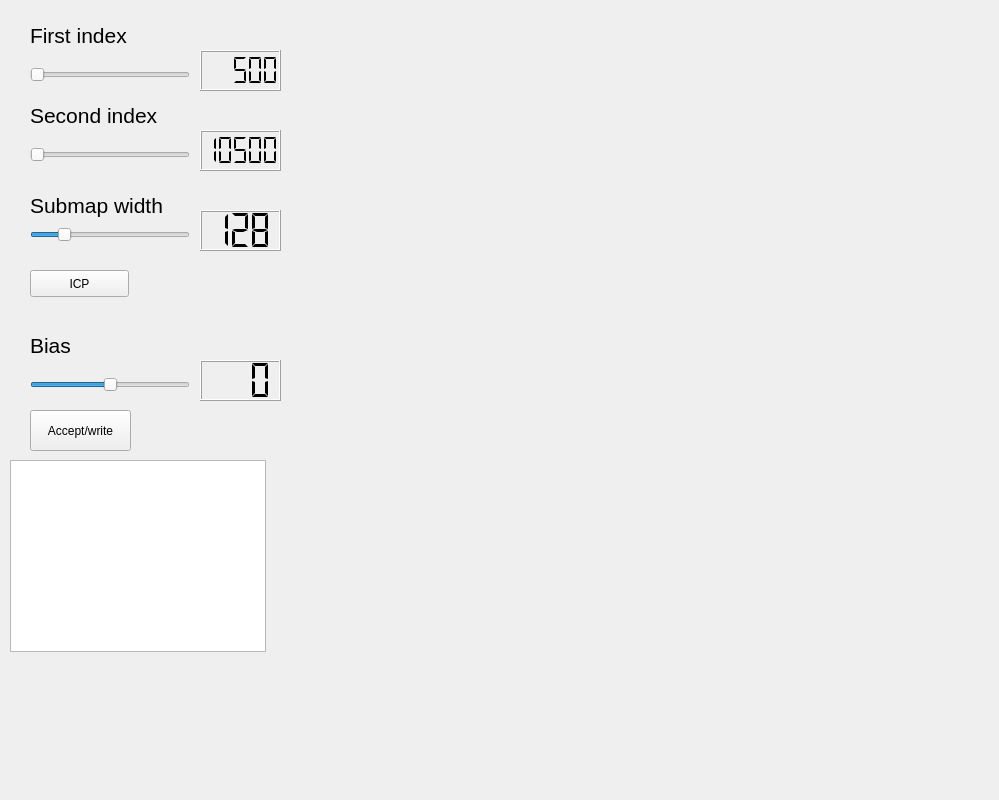
<?xml version="1.0" encoding="UTF-8"?>
<ui version="4.0">
 <class>PCLViewer</class>
 <widget class="QMainWindow" name="PCLViewer">
  <property name="geometry">
   <rect>
    <x>0</x>
    <y>0</y>
    <width>999</width>
    <height>800</height>
   </rect>
  </property>
  <property name="minimumSize">
   <size>
    <width>0</width>
    <height>0</height>
   </size>
  </property>
  <property name="maximumSize">
   <size>
    <width>7000</width>
    <height>7000</height>
   </size>
  </property>
  <property name="windowTitle">
   <string>PCLViewer</string>
  </property>
  <widget class="QWidget" name="centralwidget">
   <widget class="QVTKWidget" name="qvtkWidget" native="true">
    <property name="geometry">
     <rect>
      <x>300</x>
      <y>10</y>
      <width>640</width>
      <height>481</height>
     </rect>
    </property>
   </widget>
   <widget class="QSlider" name="horizontalSlider_R">
    <property name="geometry">
     <rect>
      <x>30</x>
      <y>60</y>
      <width>160</width>
      <height>29</height>
     </rect>
    </property>
    <property name="maximum">
     <number>100000</number>
    </property>
    <property name="value">
     <number>1</number>
    </property>
    <property name="orientation">
     <enum>Qt::Horizontal</enum>
    </property>
   </widget>
   <widget class="QSlider" name="horizontalSlider_G">
    <property name="geometry">
     <rect>
      <x>30</x>
      <y>140</y>
      <width>160</width>
      <height>29</height>
     </rect>
    </property>
    <property name="maximum">
     <number>100000</number>
    </property>
    <property name="value">
     <number>128</number>
    </property>
    <property name="orientation">
     <enum>Qt::Horizontal</enum>
    </property>
   </widget>
   <widget class="QSlider" name="horizontalSlider_B">
    <property name="geometry">
     <rect>
      <x>30</x>
      <y>220</y>
      <width>160</width>
      <height>29</height>
     </rect>
    </property>
    <property name="minimum">
     <number>10</number>
    </property>
    <property name="maximum">
     <number>500</number>
    </property>
    <property name="value">
     <number>100</number>
    </property>
    <property name="orientation">
     <enum>Qt::Horizontal</enum>
    </property>
   </widget>
   <widget class="QLCDNumber" name="lcdNumber_R">
    <property name="geometry">
     <rect>
      <x>200</x>
      <y>50</y>
      <width>81</width>
      <height>41</height>
     </rect>
    </property>
    <property name="digitCount">
     <number>5</number>
    </property>
    <property name="segmentStyle">
     <enum>QLCDNumber::Flat</enum>
    </property>
    <property name="value" stdset="0">
     <double>500.000000000000000</double>
    </property>
    <property name="intValue" stdset="0">
     <number>500</number>
    </property>
   </widget>
   <widget class="QLCDNumber" name="lcdNumber_G">
    <property name="geometry">
     <rect>
      <x>200</x>
      <y>130</y>
      <width>81</width>
      <height>41</height>
     </rect>
    </property>
    <property name="digitCount">
     <number>5</number>
    </property>
    <property name="segmentStyle">
     <enum>QLCDNumber::Flat</enum>
    </property>
    <property name="value" stdset="0">
     <double>10500.000000000000000</double>
    </property>
    <property name="intValue" stdset="0">
     <number>10500</number>
    </property>
   </widget>
   <widget class="QLCDNumber" name="lcdNumber_B">
    <property name="geometry">
     <rect>
      <x>200</x>
      <y>210</y>
      <width>81</width>
      <height>41</height>
     </rect>
    </property>
    <property name="digitCount">
     <number>3</number>
    </property>
    <property name="segmentStyle">
     <enum>QLCDNumber::Flat</enum>
    </property>
    <property name="intValue" stdset="0">
     <number>128</number>
    </property>
   </widget>
   <widget class="QSlider" name="horizontalSlider_p">
    <property name="geometry">
     <rect>
      <x>30</x>
      <y>370</y>
      <width>160</width>
      <height>29</height>
     </rect>
    </property>
    <property name="minimum">
     <number>-10</number>
    </property>
    <property name="maximum">
     <number>10</number>
    </property>
    <property name="value">
     <number>0</number>
    </property>
    <property name="orientation">
     <enum>Qt::Horizontal</enum>
    </property>
   </widget>
   <widget class="QLCDNumber" name="lcdNumber_p">
    <property name="geometry">
     <rect>
      <x>200</x>
      <y>360</y>
      <width>81</width>
      <height>41</height>
     </rect>
    </property>
    <property name="digitCount">
     <number>3</number>
    </property>
    <property name="segmentStyle">
     <enum>QLCDNumber::Flat</enum>
    </property>
    <property name="value" stdset="0">
     <double>0.000000000000000</double>
    </property>
    <property name="intValue" stdset="0">
     <number>0</number>
    </property>
   </widget>
   <widget class="QLabel" name="label">
    <property name="geometry">
     <rect>
      <x>30</x>
      <y>20</y>
      <width>191</width>
      <height>31</height>
     </rect>
    </property>
    <property name="font">
     <font>
      <pointsize>16</pointsize>
      <weight>50</weight>
      <italic>false</italic>
      <bold>false</bold>
     </font>
    </property>
    <property name="text">
     <string>First index</string>
    </property>
   </widget>
   <widget class="QLabel" name="label_2">
    <property name="geometry">
     <rect>
      <x>30</x>
      <y>100</y>
      <width>191</width>
      <height>31</height>
     </rect>
    </property>
    <property name="font">
     <font>
      <pointsize>16</pointsize>
      <weight>50</weight>
      <italic>false</italic>
      <bold>false</bold>
     </font>
    </property>
    <property name="text">
     <string>Second index</string>
    </property>
   </widget>
   <widget class="QLabel" name="label_3">
    <property name="geometry">
     <rect>
      <x>30</x>
      <y>190</y>
      <width>191</width>
      <height>31</height>
     </rect>
    </property>
    <property name="font">
     <font>
      <pointsize>16</pointsize>
      <weight>50</weight>
      <italic>false</italic>
      <bold>false</bold>
     </font>
    </property>
    <property name="text">
     <string>Submap width</string>
    </property>
   </widget>
   <widget class="QLabel" name="label_4">
    <property name="geometry">
     <rect>
      <x>30</x>
      <y>330</y>
      <width>141</width>
      <height>31</height>
     </rect>
    </property>
    <property name="font">
     <font>
      <pointsize>16</pointsize>
      <weight>50</weight>
      <italic>false</italic>
      <bold>false</bold>
     </font>
    </property>
    <property name="text">
     <string>Bias</string>
    </property>
   </widget>
   <widget class="QPushButton" name="pushButton_write">
    <property name="geometry">
     <rect>
      <x>30</x>
      <y>410</y>
      <width>101</width>
      <height>41</height>
     </rect>
    </property>
    <property name="text">
     <string>Accept/write</string>
    </property>
   </widget>
   <widget class="QPushButton" name="pushButton_ICP">
    <property name="geometry">
     <rect>
      <x>30</x>
      <y>270</y>
      <width>99</width>
      <height>27</height>
     </rect>
    </property>
    <property name="text">
     <string>ICP</string>
    </property>
   </widget>
   <widget class="QVTKWidget" name="qvtkWidget_2" native="true">
    <property name="geometry">
     <rect>
      <x>300</x>
      <y>500</y>
      <width>640</width>
      <height>381</height>
     </rect>
    </property>
   </widget>
   <widget class="QGraphicsView" name="graphicsView">
    <property name="geometry">
     <rect>
      <x>10</x>
      <y>460</y>
      <width>256</width>
      <height>192</height>
     </rect>
    </property>
   </widget>
  </widget>
 </widget>
 <customwidgets>
  <customwidget>
   <class>QVTKWidget</class>
   <extends>QWidget</extends>
   <header>QVTKWidget.h</header>
  </customwidget>
 </customwidgets>
 <resources/>
 <connections>
  <connection>
   <sender>horizontalSlider_R</sender>
   <signal>sliderMoved(int)</signal>
   <receiver>lcdNumber_R</receiver>
   <slot>display(int)</slot>
   <hints>
    <hint type="sourcelabel">
     <x>136</x>
     <y>111</y>
    </hint>
    <hint type="destinationlabel">
     <x>222</x>
     <y>115</y>
    </hint>
   </hints>
  </connection>
  <connection>
   <sender>horizontalSlider_G</sender>
   <signal>sliderMoved(int)</signal>
   <receiver>lcdNumber_G</receiver>
   <slot>display(int)</slot>
   <hints>
    <hint type="sourcelabel">
     <x>166</x>
     <y>193</y>
    </hint>
    <hint type="destinationlabel">
     <x>235</x>
     <y>195</y>
    </hint>
   </hints>
  </connection>
  <connection>
   <sender>horizontalSlider_B</sender>
   <signal>sliderMoved(int)</signal>
   <receiver>lcdNumber_B</receiver>
   <slot>display(int)</slot>
   <hints>
    <hint type="sourcelabel">
     <x>185</x>
     <y>273</y>
    </hint>
    <hint type="destinationlabel">
     <x>224</x>
     <y>275</y>
    </hint>
   </hints>
  </connection>
  <connection>
   <sender>horizontalSlider_p</sender>
   <signal>sliderMoved(int)</signal>
   <receiver>lcdNumber_p</receiver>
   <slot>display(int)</slot>
   <hints>
    <hint type="sourcelabel">
     <x>136</x>
     <y>352</y>
    </hint>
    <hint type="destinationlabel">
     <x>253</x>
     <y>342</y>
    </hint>
   </hints>
  </connection>
 </connections>
</ui>
